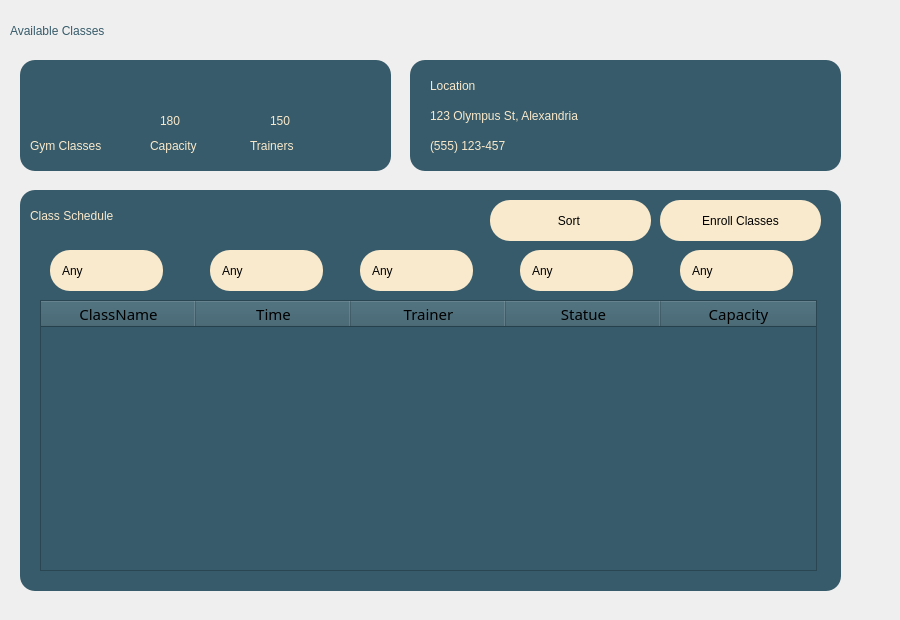
       <widget class="QWidget" name="page_9">
        <widget class="QWidget" name="widget_17" native="true">
         <property name="geometry">
          <rect>
           <x>0</x>
           <y>0</y>
           <width>891</width>
           <height>611</height>
          </rect>
         </property>
         <widget class="QLabel" name="label_180">
          <property name="geometry">
           <rect>
            <x>30</x>
            <y>70</y>
            <width>211</width>
            <height>31</height>
           </rect>
          </property>
          <property name="styleSheet">
           <string notr="true">background-color: rgba(255, 255, 255, 0);
color: rgb(249, 233, 203);
font: 20pt &quot;Yeasty Flavors&quot;;</string>
          </property>
          <property name="text">
           <string>OverView</string>
          </property>
         </widget>
         <widget class="QLabel" name="label_181">
          <property name="geometry">
           <rect>
            <x>50</x>
            <y>90</y>
            <width>61</width>
            <height>61</height>
           </rect>
          </property>
          <property name="styleSheet">
           <string notr="true">background-color: rgba(255, 255, 255, 0);
color: rgb(249, 233, 203);
font: 20pt &quot;Yeasty Flavors&quot;;</string>
          </property>
          <property name="text">
           <string>12</string>
          </property>
         </widget>
         <widget class="QLabel" name="label_182">
          <property name="geometry">
           <rect>
            <x>20</x>
            <y>60</y>
            <width>371</width>
            <height>111</height>
           </rect>
          </property>
          <property name="styleSheet">
           <string notr="true">background-color: rgb(55, 91, 106);
    padding: 10px;
color: rgb(0, 0, 0);
font: 9pt &quot;Yeasty Flavors&quot;;
    border: none;
    border-radius: 15px;
hover background-color: #008FC1;</string>
          </property>
          <property name="text">
           <string/>
          </property>
         </widget>
         <widget class="QLabel" name="label_183">
          <property name="geometry">
           <rect>
            <x>10</x>
            <y>10</y>
            <width>281</width>
            <height>41</height>
           </rect>
          </property>
          <property name="styleSheet">
           <string notr="true">color: rgb(55, 91, 106);
font: 24pt &quot;Yeasty Flavors&quot;;</string>
          </property>
          <property name="text">
           <string>Available Classes</string>
          </property>
         </widget>
         <widget class="QLabel" name="label_184">
          <property name="geometry">
           <rect>
            <x>30</x>
            <y>130</y>
            <width>131</width>
            <height>31</height>
           </rect>
          </property>
          <property name="styleSheet">
           <string notr="true">background-color: rgba(255, 255, 255, 0);
color: rgb(249, 233, 203);
font: 600 13pt &quot;Segoe UI&quot;;</string>
          </property>
          <property name="text">
           <string>Gym Classes</string>
          </property>
         </widget>
         <widget class="QLabel" name="label_185">
          <property name="geometry">
           <rect>
            <x>160</x>
            <y>90</y>
            <width>61</width>
            <height>61</height>
           </rect>
          </property>
          <property name="styleSheet">
           <string notr="true">background-color: rgba(255, 255, 255, 0);
color: rgb(249, 233, 203);
font: 20pt &quot;Yeasty Flavors&quot;;</string>
          </property>
          <property name="text">
           <string>180</string>
          </property>
         </widget>
         <widget class="QLabel" name="label_186">
          <property name="geometry">
           <rect>
            <x>150</x>
            <y>130</y>
            <width>71</width>
            <height>31</height>
           </rect>
          </property>
          <property name="styleSheet">
           <string notr="true">background-color: rgba(255, 255, 255, 0);
color: rgb(249, 233, 203);
font: 600 13pt &quot;Segoe UI&quot;;</string>
          </property>
          <property name="text">
           <string>Capacity</string>
          </property>
         </widget>
         <widget class="QLabel" name="label_187">
          <property name="geometry">
           <rect>
            <x>270</x>
            <y>90</y>
            <width>61</width>
            <height>61</height>
           </rect>
          </property>
          <property name="styleSheet">
           <string notr="true">background-color: rgba(255, 255, 255, 0);
color: rgb(249, 233, 203);
font: 20pt &quot;Yeasty Flavors&quot;;</string>
          </property>
          <property name="text">
           <string>150</string>
          </property>
         </widget>
         <widget class="QLabel" name="label_188">
          <property name="geometry">
           <rect>
            <x>250</x>
            <y>130</y>
            <width>131</width>
            <height>31</height>
           </rect>
          </property>
          <property name="styleSheet">
           <string notr="true">background-color: rgba(255, 255, 255, 0);
color: rgb(249, 233, 203);
font: 600 13pt &quot;Segoe UI&quot;;</string>
          </property>
          <property name="text">
           <string>Trainers</string>
          </property>
         </widget>
         <widget class="QLabel" name="label_189">
          <property name="geometry">
           <rect>
            <x>410</x>
            <y>60</y>
            <width>431</width>
            <height>111</height>
           </rect>
          </property>
          <property name="styleSheet">
           <string notr="true">background-color: rgb(55, 91, 106);
    padding: 10px;
color: rgb(0, 0, 0);
font: 9pt &quot;Yeasty Flavors&quot;;
    border: none;
    border-radius: 15px;
hover background-color: #008FC1;</string>
          </property>
          <property name="text">
           <string/>
          </property>
         </widget>
         <widget class="QLabel" name="label_190">
          <property name="geometry">
           <rect>
            <x>430</x>
            <y>70</y>
            <width>211</width>
            <height>31</height>
           </rect>
          </property>
          <property name="styleSheet">
           <string notr="true">background-color: rgba(255, 255, 255, 0);
color: rgb(249, 233, 203);
font: 20pt &quot;Yeasty Flavors&quot;;</string>
          </property>
          <property name="text">
           <string>Location</string>
          </property>
         </widget>
         <widget class="QLabel" name="label_191">
          <property name="geometry">
           <rect>
            <x>430</x>
            <y>100</y>
            <width>261</width>
            <height>31</height>
           </rect>
          </property>
          <property name="styleSheet">
           <string notr="true">background-color: rgba(255, 255, 255, 0);
color: rgb(249, 233, 203);
font: 600 13pt &quot;Segoe UI&quot;;</string>
          </property>
          <property name="text">
           <string>123 Olympus St, Alexandria</string>
          </property>
         </widget>
         <widget class="QLabel" name="label_192">
          <property name="geometry">
           <rect>
            <x>430</x>
            <y>130</y>
            <width>261</width>
            <height>31</height>
           </rect>
          </property>
          <property name="styleSheet">
           <string notr="true">background-color: rgba(255, 255, 255, 0);
color: rgb(249, 233, 203);
font: 600 13pt &quot;Segoe UI&quot;;</string>
          </property>
          <property name="text">
           <string>(555) 123-457</string>
          </property>
         </widget>
         <widget class="QLabel" name="label_193">
          <property name="geometry">
           <rect>
            <x>20</x>
            <y>190</y>
            <width>821</width>
            <height>401</height>
           </rect>
          </property>
          <property name="styleSheet">
           <string notr="true">background-color: rgb(55, 91, 106);
    padding: 10px;
color: rgb(0, 0, 0);
font: 9pt &quot;Yeasty Flavors&quot;;
    border: none;
    border-radius: 15px;
hover background-color: #008FC1;</string>
          </property>
          <property name="text">
           <string/>
          </property>
         </widget>
         <widget class="QLabel" name="label_194">
          <property name="geometry">
           <rect>
            <x>30</x>
            <y>200</y>
            <width>211</width>
            <height>31</height>
           </rect>
          </property>
          <property name="styleSheet">
           <string notr="true">background-color: rgba(255, 255, 255, 0);
color: rgb(249, 233, 203);
font: 20pt &quot;Yeasty Flavors&quot;;</string>
          </property>
          <property name="text">
           <string>Class Schedule</string>
          </property>
         </widget>
         <widget class="QPushButton" name="Dashboard_13">
          <property name="geometry">
           <rect>
            <x>660</x>
            <y>200</y>
            <width>161</width>
            <height>41</height>
           </rect>
          </property>
          <property name="styleSheet">
           <string notr="true">background-color: rgb(249, 234, 205);
    padding: 10px;
color: rgb(0, 0, 0);
font: 9pt &quot;Yeasty Flavors&quot;;
    border: none;
    border-radius: 20px;
hover background-color: #008FC1;</string>
          </property>
          <property name="text">
           <string>Enroll Classes</string>
          </property>
         </widget>
         <widget class="QTableWidget" name="tableWidget">
          <property name="geometry">
           <rect>
            <x>40</x>
            <y>300</y>
            <width>777</width>
            <height>271</height>
           </rect>
          </property>
          <property name="sizePolicy">
           <sizepolicy hsizetype="Maximum" vsizetype="Maximum">
            <horstretch>100</horstretch>
            <verstretch>0</verstretch>
           </sizepolicy>
          </property>
          <property name="font">
           <font>
            <family>Yeasty Flavors</family>
            <pointsize>11</pointsize>
            <italic>false</italic>
            <bold>false</bold>
           </font>
          </property>
          <property name="styleSheet">
           <string notr="true">background-color: rgb(55, 91, 106);
font: 9pt &quot;Segoe UI&quot;;
font: 11pt &quot;Yeasty Flavors&quot;;
</string>
          </property>
          <property name="sizeAdjustPolicy">
           <enum>QAbstractScrollArea::SizeAdjustPolicy::AdjustIgnored</enum>
          </property>
          <property name="dragEnabled">
           <bool>true</bool>
          </property>
          <property name="dragDropMode">
           <enum>QAbstractItemView::DragDropMode::DragDrop</enum>
          </property>
          <property name="textElideMode">
           <enum>Qt::TextElideMode::ElideMiddle</enum>
          </property>
          <property name="gridStyle">
           <enum>Qt::PenStyle::NoPen</enum>
          </property>
          <attribute name="horizontalHeaderDefaultSectionSize">
           <number>155</number>
          </attribute>
          <attribute name="verticalHeaderCascadingSectionResizes">
           <bool>false</bool>
          </attribute>
          <attribute name="verticalHeaderDefaultSectionSize">
           <number>25</number>
          </attribute>
          <column>
           <property name="text">
            <string>ClassName</string>
           </property>
          </column>
          <column>
           <property name="text">
            <string>Time</string>
           </property>
          </column>
          <column>
           <property name="text">
            <string>Trainer</string>
           </property>
          </column>
          <column>
           <property name="text">
            <string>Statue</string>
           </property>
          </column>
          <column>
           <property name="text">
            <string>Capacity</string>
           </property>
          </column>
         </widget>
         <widget class="QPushButton" name="Dashboard_15">
          <property name="geometry">
           <rect>
            <x>490</x>
            <y>200</y>
            <width>161</width>
            <height>41</height>
           </rect>
          </property>
          <property name="styleSheet">
           <string notr="true">background-color: rgb(249, 234, 205);
    padding: 10px;
color: rgb(0, 0, 0);
font: 9pt &quot;Yeasty Flavors&quot;;
    border: none;
    border-radius: 20px;
hover background-color: #008FC1;</string>
          </property>
          <property name="text">
           <string>Sort </string>
          </property>
         </widget>
         <widget class="QLineEdit" name="lineEdit">
          <property name="geometry">
           <rect>
            <x>50</x>
            <y>250</y>
            <width>113</width>
            <height>41</height>
           </rect>
          </property>
          <property name="styleSheet">
           <string notr="true">background-color: rgb(249, 234, 205);
    padding: 0px;
padding-left:10px;
color: rgb(0, 0, 0);
font: 12pt &quot;Yeasty Flavors&quot;;
    border: none;
    border-radius: 20px;
hover background-color: #008FC1;</string>
          </property>
          <property name="text">
           <string>Any</string>
          </property>
         </widget>
         <widget class="QLineEdit" name="lineEdit_2">
          <property name="geometry">
           <rect>
            <x>210</x>
            <y>250</y>
            <width>113</width>
            <height>41</height>
           </rect>
          </property>
          <property name="styleSheet">
           <string notr="true">background-color: rgb(249, 234, 205);
    padding: 0px;
padding-left:10px;
color: rgb(0, 0, 0);
font: 12pt &quot;Yeasty Flavors&quot;;
    border: none;
    border-radius: 20px;
hover background-color: #008FC1;</string>
          </property>
          <property name="text">
           <string>Any</string>
          </property>
         </widget>
         <widget class="QLineEdit" name="lineEdit_3">
          <property name="geometry">
           <rect>
            <x>360</x>
            <y>250</y>
            <width>113</width>
            <height>41</height>
           </rect>
          </property>
          <property name="styleSheet">
           <string notr="true">background-color: rgb(249, 234, 205);
    padding: 0px;
padding-left:10px;
color: rgb(0, 0, 0);
font: 12pt &quot;Yeasty Flavors&quot;;
    border: none;
    border-radius: 20px;
hover background-color: #008FC1;</string>
          </property>
          <property name="text">
           <string>Any</string>
          </property>
         </widget>
         <widget class="QLineEdit" name="lineEdit_4">
          <property name="geometry">
           <rect>
            <x>520</x>
            <y>250</y>
            <width>113</width>
            <height>41</height>
           </rect>
          </property>
          <property name="styleSheet">
           <string notr="true">background-color: rgb(249, 234, 205);
    padding: 0px;
padding-left:10px;
color: rgb(0, 0, 0);
font: 12pt &quot;Yeasty Flavors&quot;;
    border: none;
    border-radius: 20px;
hover background-color: #008FC1;</string>
          </property>
          <property name="text">
           <string>Any</string>
          </property>
         </widget>
         <widget class="QLineEdit" name="lineEdit_5">
          <property name="geometry">
           <rect>
            <x>680</x>
            <y>250</y>
            <width>113</width>
            <height>41</height>
           </rect>
          </property>
          <property name="styleSheet">
           <string notr="true">background-color: rgb(249, 234, 205);
    padding: 0px;
padding-left:10px;
color: rgb(0, 0, 0);
font: 12pt &quot;Yeasty Flavors&quot;;
    border: none;
    border-radius: 20px;
hover background-color: #008FC1;</string>
          </property>
          <property name="text">
           <string>Any</string>
          </property>
         </widget>
         <zorder>label_193</zorder>
         <zorder>label_180</zorder>
         <zorder>label_181</zorder>
         <zorder>label_182</zorder>
         <zorder>label_183</zorder>
         <zorder>label_184</zorder>
         <zorder>label_185</zorder>
         <zorder>label_186</zorder>
         <zorder>label_187</zorder>
         <zorder>label_188</zorder>
         <zorder>label_189</zorder>
         <zorder>label_190</zorder>
         <zorder>label_191</zorder>
         <zorder>label_192</zorder>
         <zorder>label_194</zorder>
         <zorder>Dashboard_13</zorder>
         <zorder>tableWidget</zorder>
         <zorder>Dashboard_15</zorder>
         <zorder>lineEdit</zorder>
         <zorder>lineEdit_2</zorder>
         <zorder>lineEdit_3</zorder>
         <zorder>lineEdit_4</zorder>
         <zorder>lineEdit_5</zorder>
        </widget>
       </widget>
